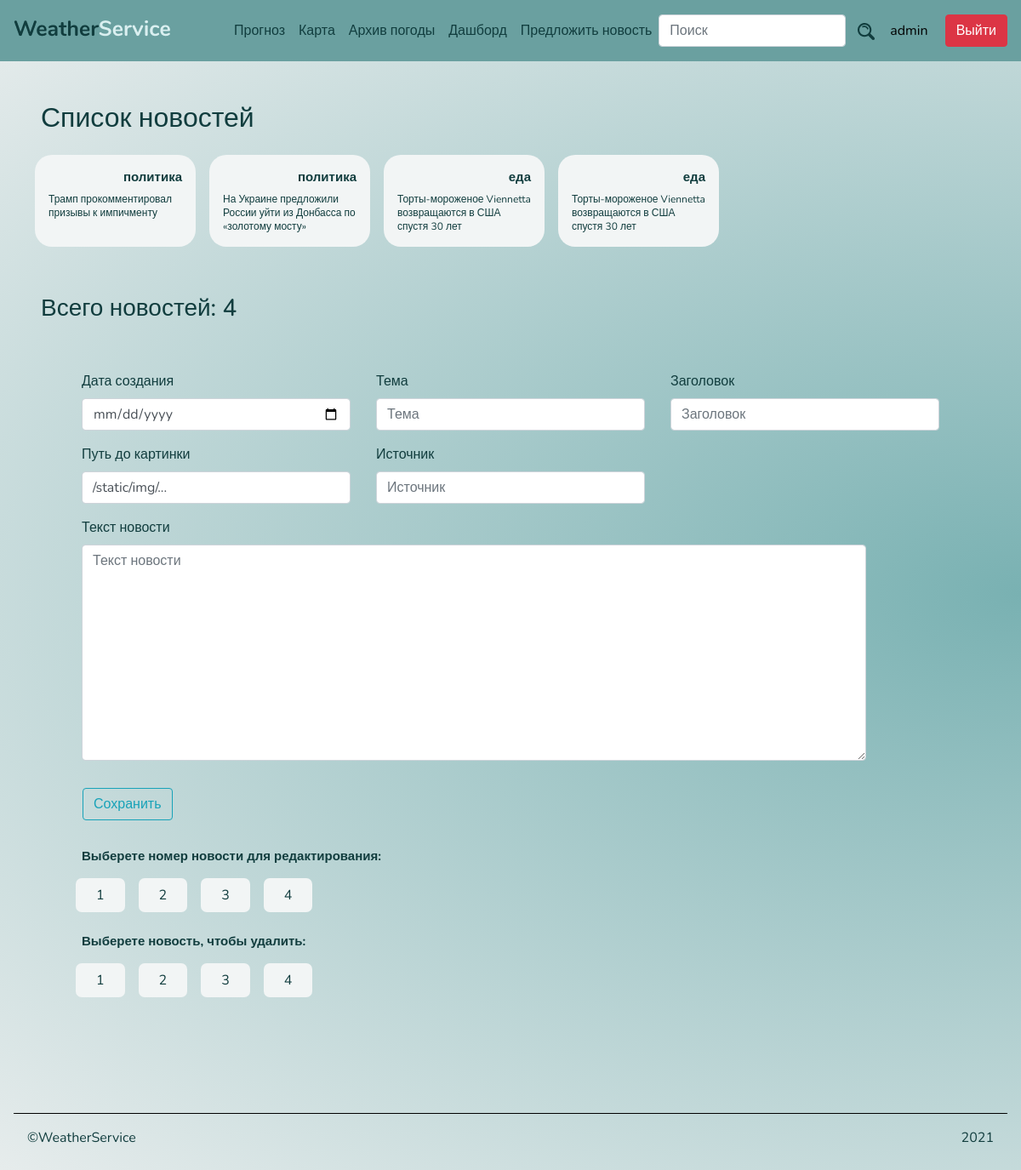
Page /advertices/ (signed in) on the committed database.
### weatherService/apps/articles/models.py (models this page shows, shortened)
class New (models.Model):
    date = models.DateField('Date')
    subject = models.CharField('Subject of the News', max_length=100)
    heading = models.TextField('Heading')
    picture = models.CharField('Way to the picture', max_length=100)
    description = models.TextField('Description')
    source = models.CharField('Source', max_length=100)

### weatherService/apps/articles/views.py (the view)
# urls.py: path('', views.adv, name = 'adv'),
def adv(request):
    news_list = New.objects.all()
    news_count = New.objects.count()
    message_success = ''
    form = NewsForm(request.POST)
    if form.is_valid():
        form.save()
        message_success = 'Запись успешно добавлена!'
    return render(
        request,
        'weather/news.html',
        {
            'news_list' : news_list,
            'news_count' : news_count,
            'form' : form,
            'message_success' : message_success,
        }
    )

### weatherService/templates/weather/news.html (shortened to what this page needs)
{% extends 'base.html' %}
{% load static %}
{% block content %}
<div class="container-fluid p-5">
    <h2 class="mb-3">Список новостей</h2>
    <div class="row">
        {% if news_list %}
            {% for new in news_list %}
                <div class="m-2 container-20 col-5 col-md-3 col-lg-2 p-3">
                    <div class="">
                      <h4 class="text-right">{{ new.subject }}</h4>
                      <p class="ms-text m-0">{{ new.heading }}</p>
                    </div>
                </div>
            {% endfor %}
        {% endif %}
      </div>
      <h3 class="mt-5">Всего новостей: {{ news_count }}</h3>
      <form method="POST" class="row p-3 p-sm-5">
        <div class="col-12 col-md-4 form-group">
          <label for="date">Дата создания</label>
          {{ form.date }}
        </div>
        <div class="col-12 col-md-4 form-group">
          <label for="subject">Тема</label>
          {{ form.subject }}
        </div>
        <div class="col-12 col-md-4 form-group">
            <label for="heading">Заголовок</label>
            {{ form.heading }}
          </div>
        <div class="col-12 col-md-4 form-group">
            <label for="way">Путь до картинки</label>
            {{ form.picture }}
          </div>
        <div class="col-12 col-md-4 form-group">
            <label for="source">Источник</label>
            {{ form.source }}
        </div>
        <div class="col-12 col-md-11 form-group">
                <label for="description">Текст новости </label>
                {{ form.description }}
        </div>
        <button type="submit" class="btn btn-outline-info m-3">Сохранить</button> <br>
        <h4 class="col-12 mt-3">Выберете номер новости для редактирования:</h4>
        <div class="d-flex flex-wrap">
            {% if news_list %}
            {% for new in news_list %}
              <div class="container-7 px-4 py-2 m-2">
                  <a href="{% url 'advertices:news-update' new.id %}" class="text-darkBlue">{{ new.id }}</a>
              </div>
              {% endfor %}
            {% endif %}
          </div>
          <h4 class="col-12 mt-3">Выберете новость, чтобы удалить:</h4>
          <div class="d-flex flex-wrap">
            {% if news_list %}
            {% for new in news_list %}
            <div class="container-7 px-4 py-2 m-2">
                <a href="{% url 'advertices:news-delete' new.id %}" class="text-darkBlue ">{{ new.id }}</a>
            </div>
              {% endfor %}
            {% endif %}
          </div>
      </form>
  </div>
{% endblock %}

### weatherService/templates/base.html (shortened to what this page needs)
{% load static %}
<!DOCTYPE html>
<html lang="en">
<head>
    <link rel="stylesheet" type="text/css" href="{% static 'css/style.css' %}">
    <link rel="stylesheet" href="https://stackpath.bootstrapcdn.com/bootstrap/4.1.3/css/bootstrap.min.css">
</head>
<body class="bg-main">
    <nav class="navbar navbar-expand-lg bg-darkBlue pb-3">
        <a class="navbar-brand" href="#"><img src="{% static 'img/WeatherService.png' %}" alt="logo"></a>
        <div class="collapse navbar-collapse mt-2" id="navbarSupportedContent">
          <ul class="navbar-nav ml-auto">
            <li class="nav-item active">
              <a class="text-darkBlue nav-link" href="{% url 'weather:index' %}">Прогноз <span class="sr-only">(current)</span></a>
            </li>
            <li class="nav-item">
              <a class="text-darkBlue nav-link " href="{% url 'weather:map' %}">Карта</a>
            </li>
            {% if request.user.is_authenticated %}
              <li class="nav-item">
                  <a class="text-darkBlue nav-link" href="{% url 'weather:archive' %}">Архив погоды</a>
              </li>
            {% endif %}
            {% if request.user.username == 'operator' or request.user.username == 'admin' %}
            <li class="nav-item">
              <a class="text-darkBlue nav-link" href="{% url 'dashboard' %}">Дашборд</a>
            </li>
            {% endif %}
            {% if request.user.username == 'admin' %}
              <li class="nav-item">
                <a class="text-darkBlue nav-link" href="{% url 'advertices:adv' %}">Предложить новость</a>
              </li>
            {% endif %}
          </ul>
          <form class="form-inline my-2 my-lg-0">
            <input class="form-control mr-sm-2" type="search" placeholder="Поиск" aria-label="Search">
            <button class="my-2 my-sm-0" type="submit"><img src="{% static 'img/search.png' %}" alt="search "></button>
            {% if request.user.is_authenticated %}
              <button class="btn">{{ request.user }}</button>
              <a href="{% url 'weather:logout' %}" class="btn btn-danger ml-2">Выйти</a>
            {% else %}
              <a href="{% url 'weather:login' %}" class="btn btn-info ml-4">Войти</a>
              <a href="{% url 'weather:registration' %}" class="btn btn-outline-secondary ml-2">Регистрация</a>
            {% endif %}
          </form>
        </div>
    </nav>
    {% block content%} Надпись {% endblock %}
    <footer class="p-3">
        <hr>
        <div class="d-flex justify-content-between m-3">
            <p>©WeatherService</p>
            <p>2021</p>
        </div>
    </footer>
</body>
</html>

### weatherService/static/css/style.css (style rules this page uses)
body { font-family: 'Nunito', sans-serif !important; color: #113D3E !important; }
.text-darkBlue { color: #113D3E !important; }
.ms-text { font-style: normal; font-weight: normal; font-size: 12px; line-height: 16px; }
.active { color: #DAEFF0 !important; }
h4 { font-style: normal !important; font-weight: bold !important; font-size: 15px !important; line-height: 20px !important; }
.bg-darkBlue { background-color: #6AA0A0 !important; }
.bg-main { background: radial-gradient(at right, #79B1B2, #E8EDED); }
.container-20 { height: auto; background-color: #F2F5F5; border-radius: 20px; }
.container-7 { height: auto !important; background-color: #F2F5F5 !important; border-radius: 7px !important; }
nav button, .container-20 button { border: none !important; background: none !important; }
hr { height: 1px; background-color: black; border: none; text-align: center; }
hr::before { position: relative; top: -10px; background-color: #F2F5F5; padding: 2px 5px; }

### rows in the picture
New: subject "политика", heading "Трамп прокомментировал призывы к импичменту", id "1"
New: subject "политика", heading "На Украине предложили России уйти из Донбасса по «золотому мосту»", id "2"
New: subject "еда", heading "Торты-мороженое Viennetta возвращаются в США спустя 30 лет", id "3"
New: subject "еда", heading "Торты-мороженое Viennetta возвращаются в США спустя 30 лет", id "4"

### other values in the picture
{{ request.user }} "admin"
{{ news_count }} "4"
